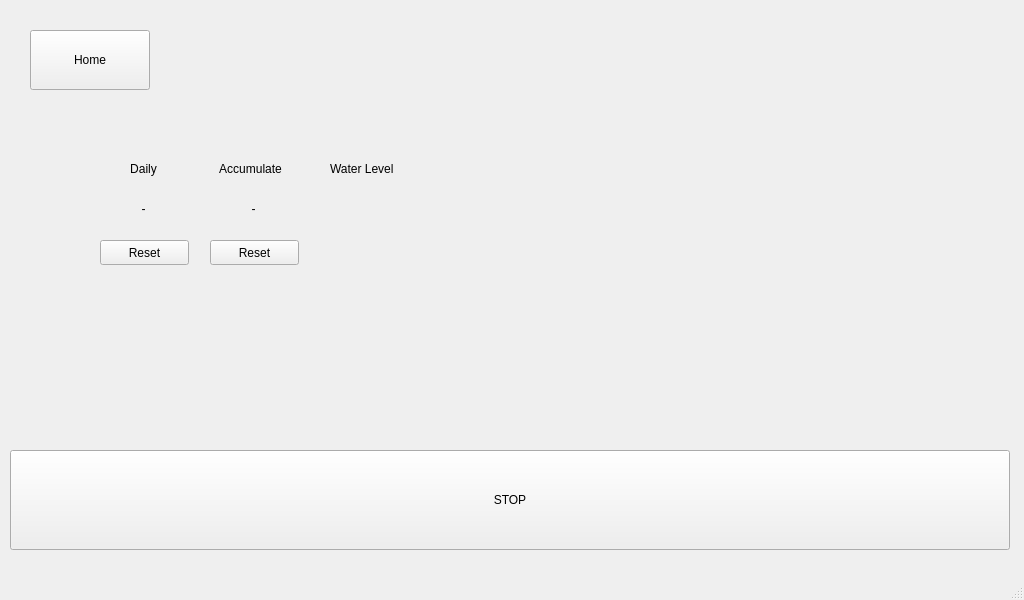
<?xml version="1.0" encoding="UTF-8"?>
<ui version="4.0">
 <class>MainWindow</class>
 <widget class="QMainWindow" name="MainWindow">
  <property name="geometry">
   <rect>
    <x>0</x>
    <y>0</y>
    <width>1024</width>
    <height>600</height>
   </rect>
  </property>
  <property name="cursor">
   <cursorShape>BlankCursor</cursorShape>
  </property>
  <property name="windowTitle">
   <string>MainWindow</string>
  </property>
  <widget class="QWidget" name="centralwidget">
   <widget class="QPushButton" name="q_btn_home">
    <property name="geometry">
     <rect>
      <x>30</x>
      <y>30</y>
      <width>120</width>
      <height>60</height>
     </rect>
    </property>
    <property name="cursor">
     <cursorShape>BlankCursor</cursorShape>
    </property>
    <property name="text">
     <string>Home</string>
    </property>
   </widget>
   <widget class="QPushButton" name="q_btn_stop">
    <property name="geometry">
     <rect>
      <x>10</x>
      <y>450</y>
      <width>1000</width>
      <height>100</height>
     </rect>
    </property>
    <property name="cursor">
     <cursorShape>BlankCursor</cursorShape>
    </property>
    <property name="text">
     <string>STOP</string>
    </property>
   </widget>
   <widget class="QLabel" name="label">
    <property name="geometry">
     <rect>
      <x>110</x>
      <y>160</y>
      <width>67</width>
      <height>17</height>
     </rect>
    </property>
    <property name="cursor">
     <cursorShape>BlankCursor</cursorShape>
    </property>
    <property name="text">
     <string>Daily</string>
    </property>
    <property name="alignment">
     <set>Qt::AlignCenter</set>
    </property>
   </widget>
   <widget class="QLabel" name="label_1">
    <property name="geometry">
     <rect>
      <x>200</x>
      <y>160</y>
      <width>101</width>
      <height>17</height>
     </rect>
    </property>
    <property name="cursor">
     <cursorShape>BlankCursor</cursorShape>
    </property>
    <property name="text">
     <string>Accumulate</string>
    </property>
    <property name="alignment">
     <set>Qt::AlignCenter</set>
    </property>
   </widget>
   <widget class="QLabel" name="q_lb_daily">
    <property name="geometry">
     <rect>
      <x>110</x>
      <y>200</y>
      <width>67</width>
      <height>17</height>
     </rect>
    </property>
    <property name="cursor">
     <cursorShape>BlankCursor</cursorShape>
    </property>
    <property name="text">
     <string>-</string>
    </property>
    <property name="alignment">
     <set>Qt::AlignCenter</set>
    </property>
   </widget>
   <widget class="QLabel" name="q_lb_accumulate">
    <property name="geometry">
     <rect>
      <x>220</x>
      <y>200</y>
      <width>67</width>
      <height>17</height>
     </rect>
    </property>
    <property name="cursor">
     <cursorShape>BlankCursor</cursorShape>
    </property>
    <property name="text">
     <string>-</string>
    </property>
    <property name="alignment">
     <set>Qt::AlignCenter</set>
    </property>
   </widget>
   <widget class="QPushButton" name="q_btn_resetD">
    <property name="geometry">
     <rect>
      <x>100</x>
      <y>240</y>
      <width>89</width>
      <height>25</height>
     </rect>
    </property>
    <property name="cursor">
     <cursorShape>BlankCursor</cursorShape>
    </property>
    <property name="text">
     <string>Reset</string>
    </property>
   </widget>
   <widget class="QPushButton" name="q_btn_resetA">
    <property name="geometry">
     <rect>
      <x>210</x>
      <y>240</y>
      <width>89</width>
      <height>25</height>
     </rect>
    </property>
    <property name="cursor">
     <cursorShape>BlankCursor</cursorShape>
    </property>
    <property name="text">
     <string>Reset</string>
    </property>
   </widget>
   <widget class="QLabel" name="label_2">
    <property name="geometry">
     <rect>
      <x>330</x>
      <y>160</y>
      <width>81</width>
      <height>17</height>
     </rect>
    </property>
    <property name="text">
     <string>Water Level</string>
    </property>
   </widget>
   <widget class="QLabel" name="q_lb_level">
    <property name="geometry">
     <rect>
      <x>330</x>
      <y>200</y>
      <width>81</width>
      <height>61</height>
     </rect>
    </property>
    <property name="text">
     <string/>
    </property>
   </widget>
  </widget>
  <widget class="QMenuBar" name="menubar">
   <property name="geometry">
    <rect>
     <x>0</x>
     <y>0</y>
     <width>1024</width>
     <height>22</height>
    </rect>
   </property>
  </widget>
  <widget class="QStatusBar" name="statusbar"/>
 </widget>
 <resources/>
 <connections/>
</ui>
